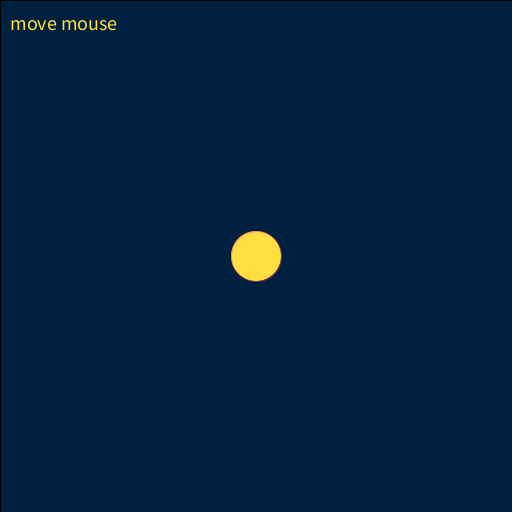
Frame 1 (no input)
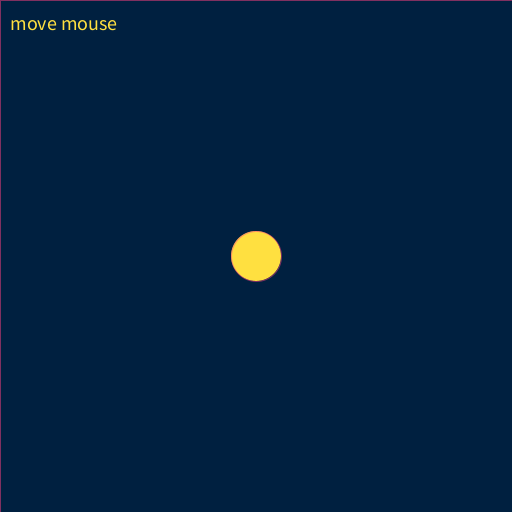
Frame 60 (the mouse pressed at the canvas centre just before this capture)
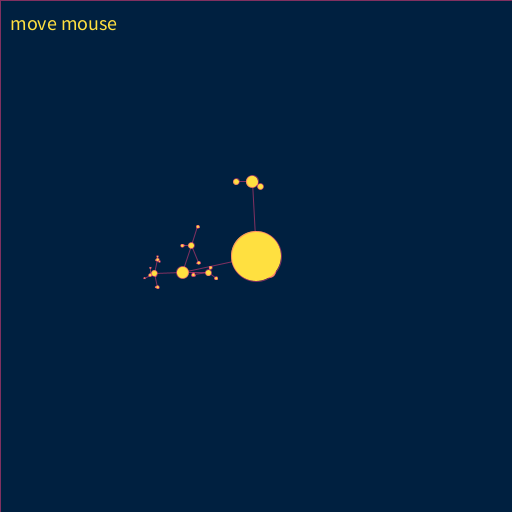
Frame 120 (the mouse held since frame 60 and released just before this capture)

The Processing sketch that drew these frames (run headless with seeded random() and noise(); from frame 60 on, the mouse is pressed at the canvas centre):

// Processing sketch: processing_141612
// ── processing_141612.pde

int count;
int starSize;
int childNum;
float distance;

void setup() {

  size( 512, 512 );
  frameRate(15);
  
  count = 0;
  starSize = 50;
  distance = 300;
  childNum = 3;
    
}

void draw() {

  fill( 0, 32, 64, 255);
  rect( 0, 0, width, height );

  noStroke();
  stroke(255, 64, 128,128);
  fill( 255, 224, 64 );
  
  float posX = width / 2;
  float posY = height / 2;

  drawSatellite( posX, posY, starSize/4, mouseY/2, mouseX/80, childNum, count );
  ellipse( posX, posY, starSize, starSize );
  
  textSize(20);
  text("move mouse", 10, 30);

  count++;
  
}

void drawSatellite(float centerX, float centerY, float starSize, float distance, int num, int level, float angle) {

  for(int i=0; i<num; i++) {
  
    float posX = centerX + ( random(distance) * cos( 2 * PI * ( (float)i / (float)num ) + ( angle / 360.0 ) ) );
    float posY = centerY + ( random(distance) * sin( 2 * PI * ( (float)i / (float)num ) + ( angle / 360.0 ) ) );
  
    line(centerX, centerY, posX, posY);
  
    if (level >= 1) {
      drawSatellite(posX, posY, starSize/2, random(distance/2), num, level-1, angle*3);
    }
    
    ellipse(posX, posY, starSize, starSize);
  }
    
}

void keyPressed() {
    if (key == CODED) {         // Ã�ï¿½Ã¯Â¿Â½Ã�ï¿½Ã�Â£Ã�ï¿½Ã�Â¯Ã�ï¿½Ã�Â¿Ã�ï¿½Ã�Â½Ã�ï¿½Ã¯Â¿Â½Ã�ï¿½Ã�Â³Ã�ï¿½Ã¯Â¿Â½Ã�ï¿½Ã�Â£Ã�ï¿½Ã�Â¯Ã�ï¿½Ã�Â¿Ã�ï¿½Ã�Â½Ã�ï¿½Ã¯Â¿Â½Ã�ï¿½Ã�Â¼Ã�ï¿½Ã¯Â¿Â½Ã�ï¿½Ã�Â£Ã�ï¿½Ã�Â¯Ã�ï¿½Ã�Â¿Ã�ï¿½Ã�Â½Ã�ï¿½Ã�Â¯Ã�ï¿½Ã�Â¿Ã�ï¿½Ã�Â½Ã�ï¿½Ã¯Â¿Â½Ã�ï¿½Ã�Â¥Ã�ï¿½Ã�Â¯Ã�ï¿½Ã�Â¿Ã�ï¿½Ã�Â½Ã�ï¿½Ã�Â¯Ã�ï¿½Ã�Â¿Ã�ï¿½Ã�Â½Ã�ï¿½Ã¯Â¿Â½Ã�ï¿½Ã�Â£Ã�ï¿½Ã�Â¯Ã�ï¿½Ã�Â¿Ã�ï¿½Ã�Â½Ã�ï¿½Ã�Â¯Ã�ï¿½Ã�Â¿Ã�ï¿½Ã�Â½Ã�ï¿½Ã¯Â¿Â½Ã�ï¿½Ã�Â£Ã�ï¿½Ã�Â¯Ã�ï¿½Ã�Â¿Ã�ï¿½Ã�Â½Ã�ï¿½Ã�Â¯Ã�ï¿½Ã�Â¿Ã�ï¿½Ã�Â½Ã�ï¿½Ã¯Â¿Â½Ã�ï¿½Ã�Â£Ã�ï¿½Ã�Â¯Ã�ï¿½Ã�Â¿Ã�ï¿½Ã�Â½Ã�ï¿½Ã¯Â¿Â½Ã�ï¿½Ã�Â¦Ã�ï¿½Ã¯Â¿Â½Ã�ï¿½Ã�Â£Ã�ï¿½Ã�Â¯Ã�ï¿½Ã�Â¿Ã�ï¿½Ã�Â½Ã�ï¿½Ã�Â¯Ã�ï¿½Ã�Â¿Ã�ï¿½Ã�Â½Ã�ï¿½Ã¯Â¿Â½Ã�ï¿½Ã�Â£Ã�ï¿½Ã�Â¯Ã�ï¿½Ã�Â¿Ã�ï¿½Ã�Â½Ã�ï¿½Ã�Â¯Ã�ï¿½Ã�Â¿Ã�ï¿½Ã�Â½Ã�ï¿½Ã¯Â¿Â½Ã�ï¿½Ã�Â£Ã�ï¿½Ã�Â¯Ã�ï¿½Ã�Â¿Ã�ï¿½Ã�Â½Ã�ï¿½Ã¯Â¿Â½Ã�ï¿½Ã�ÂÃ�ï¿½Ã¯Â¿Â½Ã�ï¿½Ã�Â£Ã�ï¿½Ã�Â¯Ã�ï¿½Ã�Â¿Ã�ï¿½Ã�Â½Ã�ï¿½Ã¯Â¿Â½Ã�ï¿½Ã�Â¼Ã�ï¿½Ã¯Â¿Â½Ã�ï¿½Ã�Â£Ã�ï¿½Ã�Â¯Ã�ï¿½Ã�Â¿Ã�ï¿½Ã�Â½Ã�ï¿½Ã�Â¯Ã�ï¿½Ã�Â¿Ã�ï¿½Ã�Â½Ã�ï¿½Ã¯Â¿Â½Ã�ï¿½Ã�Â¦Ã�ï¿½Ã�Â¯Ã�ï¿½Ã�Â¿Ã�ï¿½Ã�Â½Ã�ï¿½Ã¯Â¿Â½Ã�ï¿½Ã�Â¼Ã�ï¿½Ã¯Â¿Â½Ã�ï¿½Ã�Â£Ã�ï¿½Ã�Â¯Ã�ï¿½Ã�Â¿Ã�ï¿½Ã�Â½Ã�ï¿½Ã�Â¯Ã�ï¿½Ã�Â¿Ã�ï¿½Ã�Â½Ã�ï¿½Ã¯Â¿Â½Ã�ï¿½Ã�Â£Ã�ï¿½Ã�Â¯Ã�ï¿½Ã�Â¿Ã�ï¿½Ã�Â½Ã�ï¿½Ã�Â¯Ã�ï¿½Ã�Â¿Ã�ï¿½Ã�Â½Ã�ï¿½Ã¯Â¿Â½Ã�ï¿½Ã�Â£Ã�ï¿½Ã�Â¯Ã�ï¿½Ã�Â¿Ã�ï¿½Ã�Â½Ã�ï¿½Ã�Â¯Ã�ï¿½Ã�Â¿Ã�ï¿½Ã�Â½
        if (keyCode == UP) {        // Ã�ï¿½Ã¯Â¿Â½Ã�ï¿½Ã�Â£Ã�ï¿½Ã�Â¯Ã�ï¿½Ã�Â¿Ã�ï¿½Ã�Â½Ã�ï¿½Ã¯Â¿Â½Ã�ï¿½Ã�ÂÃ�ï¿½Ã¯Â¿Â½Ã�ï¿½Ã�Â£Ã�ï¿½Ã�Â¯Ã�ï¿½Ã�Â¿Ã�ï¿½Ã�Â½Ã�ï¿½Ã¯Â¿Â½Ã�ï¿½Ã�Â¼Ã�ï¿½Ã¯Â¿Â½Ã�ï¿½Ã�Â£Ã�ï¿½Ã�Â¯Ã�ï¿½Ã�Â¿Ã�ï¿½Ã�Â½Ã�ï¿½Ã¯Â¿Â½Ã�ï¿½Ã�Â³Ã�ï¿½Ã¯Â¿Â½Ã�ï¿½Ã�Â£Ã�ï¿½Ã�Â¯Ã�ï¿½Ã�Â¿Ã�ï¿½Ã�Â½Ã�ï¿½Ã¯Â¿Â½Ã�ï¿½Ã�Â¼Ã�ï¿½Ã¯Â¿Â½Ã�ï¿½Ã�Â£Ã�ï¿½Ã�Â¯Ã�ï¿½Ã�Â¿Ã�ï¿½Ã�Â½Ã�ï¿½Ã�Â¯Ã�ï¿½Ã�Â¿Ã�ï¿½Ã�Â½Ã�ï¿½Ã¯Â¿Â½Ã�ï¿½Ã�Â£Ã�ï¿½Ã�Â¯Ã�ï¿½Ã�Â¿Ã�ï¿½Ã�Â½Ã�ï¿½Ã�Â¯Ã�ï¿½Ã�Â¿Ã�ï¿½Ã�Â½Ã�ï¿½Ã¯Â¿Â½Ã�ï¿½Ã�Â¥Ã�ï¿½Ã�Â¯Ã�ï¿½Ã�Â¿Ã�ï¿½Ã�Â½Ã�ï¿½Ã¯Â¿Â½Ã�ï¿½Ã�Â¤Ã�ï¿½Ã¯Â¿Â½Ã�ï¿½Ã�Â¥Ã�ï¿½Ã¯Â¿Â½Ã�ï¿½Ã�Â®Ã�ï¿½Ã�Â¯Ã�ï¿½Ã�Â¿Ã�ï¿½Ã�Â½
             starSize-=5;
        } else if (keyCode == DOWN) {
             starSize+=5;
        }
    }
}
